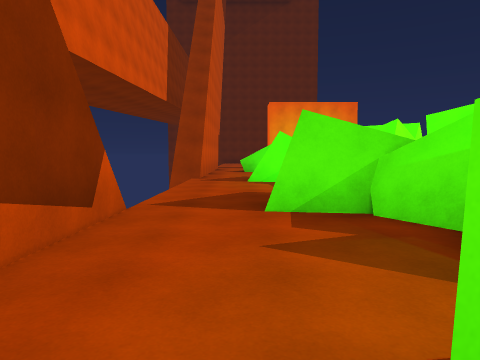
[1] (above)

20 first-person views from a walk through a 3-D level made in the Unity game engine. The camera is 1.4 m above the floor, tilts 4° down and sees 70° across. The floor is counted in squares, 2 m on a side. Each view is taken from the middle of a square. On the plan, view 1 faces up. The plan holds only what a view shows up to about 11 squares ahead; the rest is blank. The place goes on beyond the plan. The player is left out.

[2]
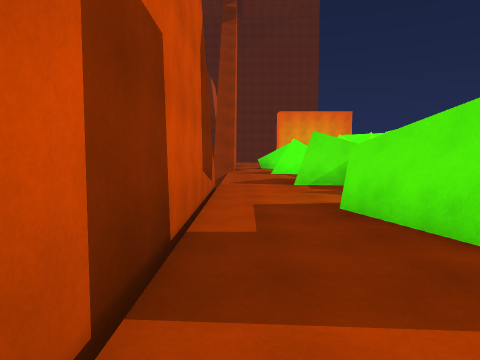

[3]
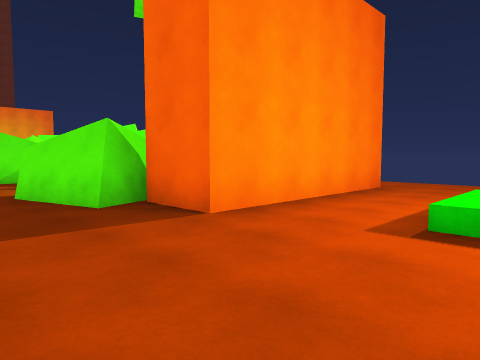

[4]
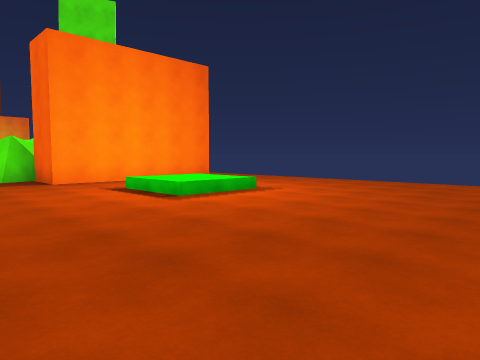

[5]
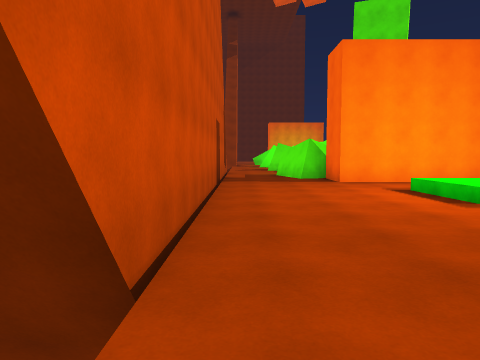

[6]
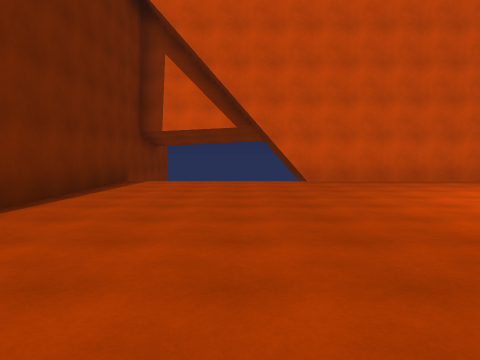

[7]
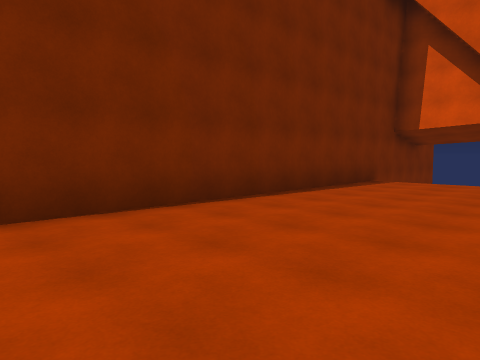

[8]
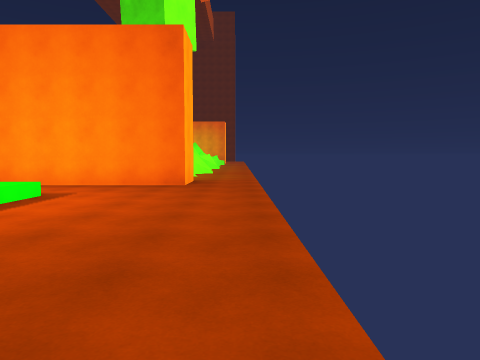

[9]
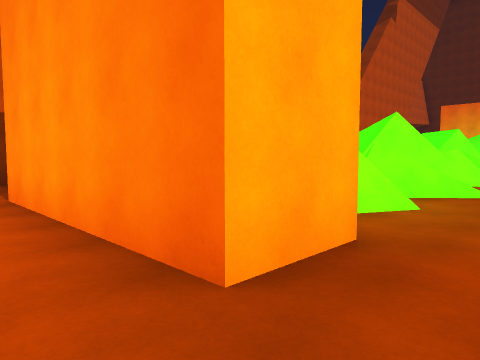

[10]
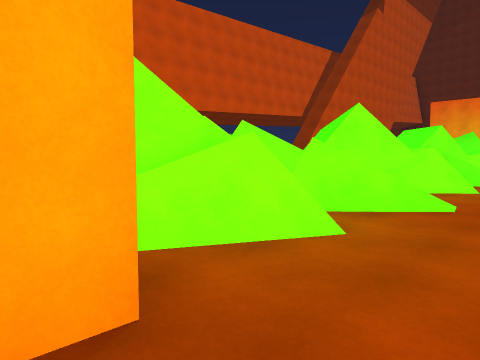

[11]
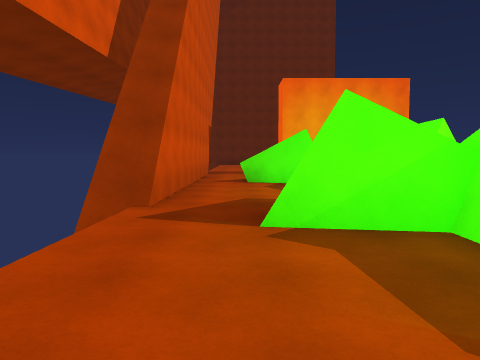

[12]
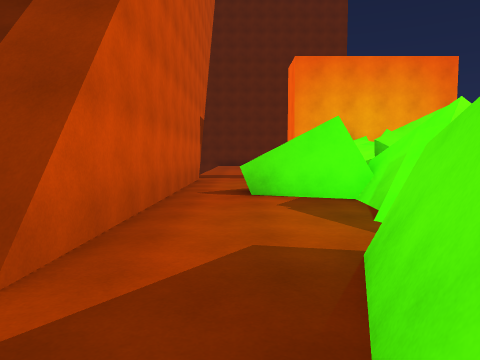

[13]
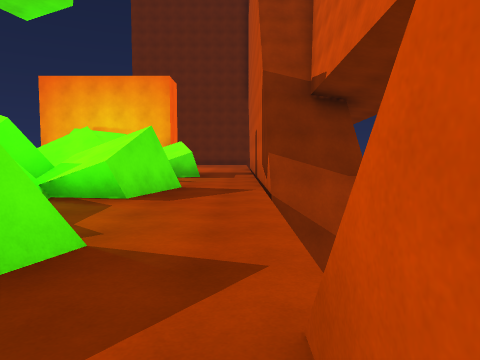

[14]
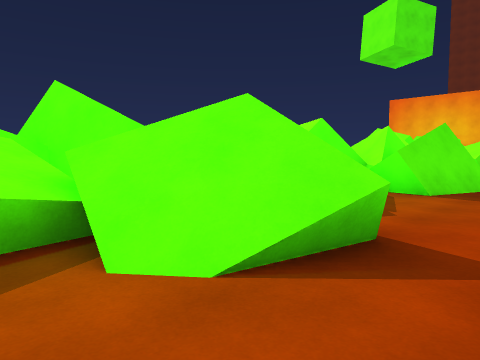

[15]
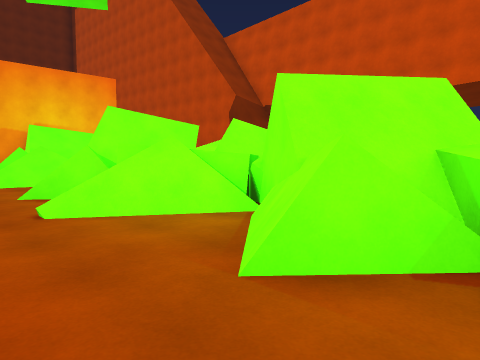

[16]
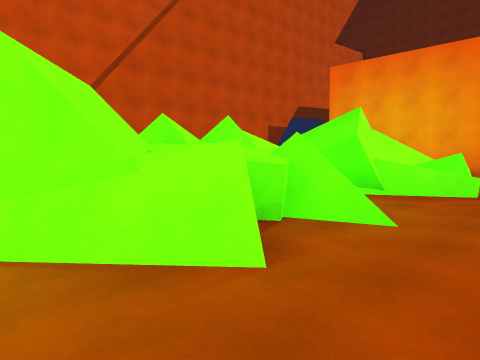

[17]
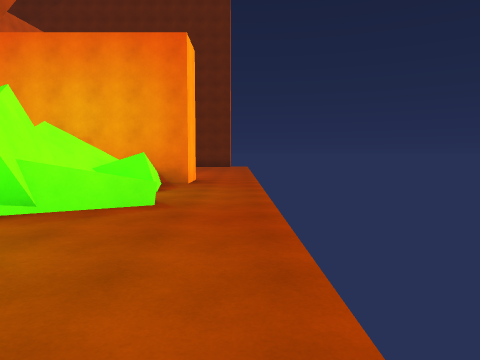

[18]
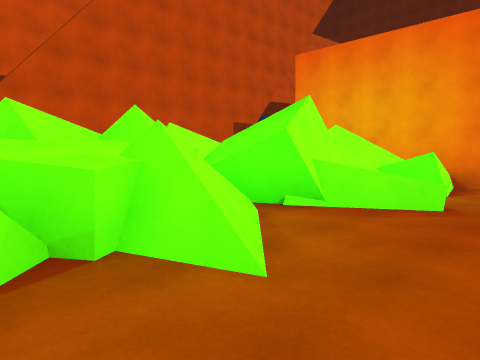

[19]
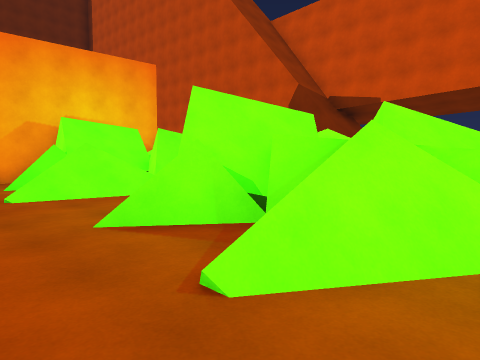

[20]
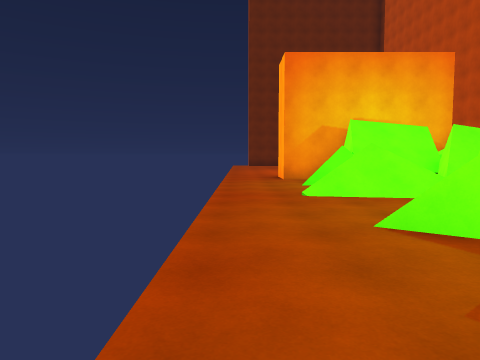

### Floor plan
Key: @ floor where view 1 was taken; # wall or solid block; x gap in a wall; . main floor; : floor 0.5 m higher than the main floor; / step, stairs or slope; = window, fence, low wall or low ledge; ^ raised ledge; v drop or lower ground.
Columns run from 4 left of view 1 to 8 right of it. Each row starts with its distance up from view 1.
 22            ..
 21           #..
 20   x..  ####..
 19   #..     =..
 18   #...   /#..
 17   #../=v#//..
 16   #.=/v^##//.
 15   #.=#####...
 14   #...####...
 13   #.../v^##..
 12   #... /^^=..
 11   x..#  ###..
 10   v..#=####..
  9    ..#####...
  8    ...###==..
  7    ...##=##..
  6  vv..###=##..
  5  ==..#####...
  4 ###...###....
  3   #...##^///.
  2   #... ##v=..
  1   #..# ####..
  0   #.@#   ##..
 -1   #..##  #...
 -2   #...#####..
 -3   #..........
 -4   #..........
 -5   #....//....
 -6   #....::....
 -7   #....//....
 -8   #..........
 -9   #..........
-10   #..........
-11   #..........
-12    ..........
-13    ..........
-14    ..........
-15   #.........
-16   ##########

Where each view was taken, in squares from view 1:
view 1: 0 up, 0 right, facing up
view 2: 4 down, 1 left, facing up
view 3: 6 down, 1 left, facing up-right
view 4: 12 down, 1 left, facing up-right
view 5: 12 down, 1 left, facing up
view 6: 12 down, 8 right, facing left
view 7: 11 down, 8 right, facing down-left
view 8: 11 down, 8 right, facing up
view 9: 4 down, 8 right, facing up-left
view 10: 2 down, 8 right, facing up-left
view 11: 6 up, 0 right, facing up
view 12: 9 up, 0 right, facing up
view 13: 12 up, 1 left, facing down
view 14: 18 up, 1 left, facing down-right
view 15: 12 up, 8 right, facing down-left
view 16: 9 up, 8 right, facing up-left
view 17: 11 up, 8 right, facing up
view 18: 11 up, 8 right, facing up-left
view 19: 9 up, 8 right, facing down-left
view 20: 9 up, 8 right, facing down
